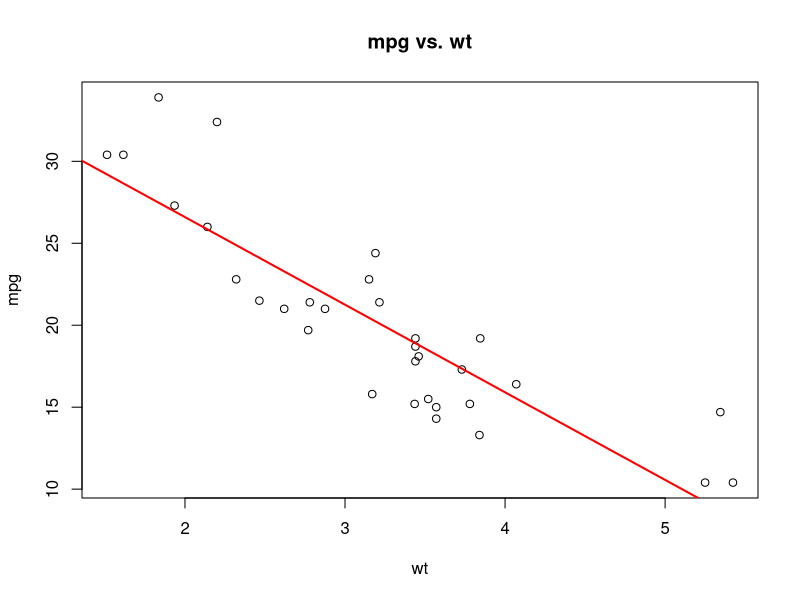

Recreate this plot in R.
## ---- chunk 1

v1<-"mpg"
v2<-"wt"

data(mtcars)
fit<-lm(mpg~wt, data=mtcars)

ce<-coef(fit)

#Plot variables.
title<-paste(v1, "vs.", v2)

plot(mtcars[,v2],mtcars[,v1], main=title, xlab=v2, ylab=v1)
abline(fit,col="red",lwd=2)

